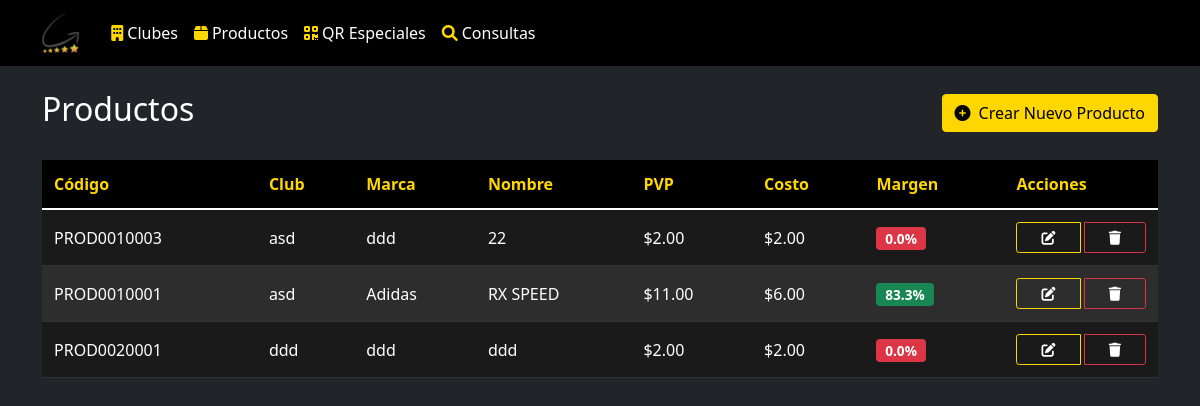
The page /productos on the database its author committed.
### models/producto.py (models this page shows, shortened)
class Producto(db.Model):
    __tablename__ = 'productos'
    id_producto = db.Column(db.Integer, primary_key=True)
    codigo_producto = db.Column(db.String(20), unique=True, nullable=False)
    id_club = db.Column(db.Integer, db.ForeignKey('clubes.id_club'), nullable=False)
    marca = db.Column(db.String(100), nullable=False)
    nombre = db.Column(db.String(200), nullable=False)
    pvp = db.Column(db.Float, nullable=False)
    costo = db.Column(db.Float, nullable=False)
    fecha_creacion = db.Column(db.DateTime, default=datetime.utcnow)
    codigos_qr = db.relationship('CodigoQR', backref='producto', lazy=True, cascade="all, delete-orphan")

### models/club.py (models this page shows, shortened)
class Club(db.Model):
    __tablename__ = 'clubes'
    id_club = db.Column(db.Integer, primary_key=True)
    codigo_club = db.Column(db.String(10), unique=True, nullable=False)
    nombre = db.Column(db.String(100), nullable=False)
    fecha_creacion = db.Column(db.DateTime, default=datetime.utcnow)
    productos = db.relationship('Producto', backref='club', lazy=True, cascade="all, delete-orphan")

### app.py (the view)
@app.route('/productos')
def listar_productos():
    productos = Producto.query.join(Club).order_by(Club.nombre, Producto.nombre).all()
    return render_template('productos/listar.html', productos=productos)

### app.py (called while the page is built)
@app.template_filter('nombre_club')
def obtener_nombre_club(id_club):
    club = Club.query.get(id_club)
    return club.nombre if club else 'Sin club'

@app.before_request
def log_request():
    print(f"\n=== Nueva petición ===")
    print(f"Ruta: {request.path}")
    print(f"Método: {request.method}")
    print(f"Datos: {request.get_json(silent=True)}")
    print("======================")

### templates/productos/listar.html (shortened to what this page needs)
{% extends 'base.html' %}
{% block content %}
<div class="d-flex justify-content-between align-items-center mb-4">
    <h2>Productos</h2>
    <a href="{{ url_for('crear_producto') }}" class="btn btn-primary">
        <i class="fas fa-plus-circle me-2"></i>Crear Nuevo Producto
    </a>
</div>
<div class="table-responsive">
    <table class="table table-hover">
        <thead class="table-light">
            <tr>
                <th>Código</th>
                <th>Club</th>
                <th>Marca</th>
                <th>Nombre</th>
                <th>PVP</th>
                <th>Costo</th>
                <th>Margen</th>
                <th>Acciones</th>
            </tr>
        </thead>
        <tbody>
            {% for producto in productos %}
            <tr>
                <td>{{ producto.codigo_producto }}</td>
                <td>{{ producto.id_club|nombre_club }}</td>
                <td>{{ producto.marca }}</td>
                <td>{{ producto.nombre }}</td>
                <td>${{ "%.2f"|format(producto.pvp) }}</td>
                <td>${{ "%.2f"|format(producto.costo) }}</td>
                <td>
                    <span class="badge {% if ((producto.pvp - producto.costo) / producto.costo * 100) > 30 %}bg-success{% elif ((producto.pvp - producto.costo) / producto.costo * 100) > 15 %}bg-warning{% else %}bg-danger{% endif %}">
                        {{ "%.1f"|format((producto.pvp - producto.costo) / producto.costo * 100) }}%
                    </span>
                </td>
                <td>
                    <div class="btn-group">
                        <a href="{{ url_for('editar_producto', id=producto.id_producto) }}"
                           class="btn btn-sm btn-outline-primary"
                           title="Editar producto">
                            <i class="fas fa-edit"></i>
                        </a>
                        <button onclick="confirmarEliminar({{ producto.id_producto }}, '{{ producto.nombre }}')"
                                class="btn btn-sm btn-outline-danger"
                                title="Eliminar producto">
                            <i class="fas fa-trash"></i>
                        </button>
                    </div>
                </td>
            </tr>
            {% endfor %}
        </tbody>
    </table>
</div>
{% endblock %}

### static/css/styles.css (style rules this page uses)
:root { --kap-gold: #FFD700; --kap-gold-hover: #DAA520; --dark-bg: #000000; --dark-secondary: #1a1a1a; --dark-light: #2d2d2d; --border-color: #333333; }
body { background-color: var(--dark-bg) !important; color: #fff !important; }
.table-responsive { overflow-x: auto !important; margin-bottom: 1rem; scrollbar-width: thin; scrollbar-color: var(--kap-gold) var(--dark-secondary); }
.table { color: #fff !important; background-color: var(--dark-secondary) !important; margin-bottom: 0; }
.table th { background-color: var(--dark-bg) !important; color: var(--kap-gold) !important; border-color: var(--border-color) !important; white-space: nowrap; padding: 12px !important; }
.table td { border-color: var(--border-color) !important; padding: 12px !important; vertical-align: middle !important; color: #fff !important; }
.table td *, .table td span, .table td p, .table td div, .table small, .table .text-muted, .table .text-secondary { color: #fff !important; }
.table tbody tr:nth-of-type(odd) { background-color: var(--dark-secondary) !important; }
.table tbody tr:nth-of-type(even) { background-color: var(--dark-light) !important; }
.table .badge { font-size: 0.85em; padding: 0.35em 0.65em; }
.table .btn-group { display: flex; gap: 0.25rem; }
.table .btn { padding: 0.25rem 0.5rem; font-size: 0.875rem; white-space: nowrap; }
.btn-primary { background-color: var(--kap-gold) !important; border-color: var(--kap-gold) !important; color: #000 !important; font-weight: 500 !important; }
.btn-outline-primary { color: var(--kap-gold) !important; border-color: var(--kap-gold) !important; background-color: transparent !important; }
a { color: var(--kap-gold); text-decoration: none; }

### rows shown on the page
Producto: codigo_producto "PROD0010003", id_club|nombre_club "asd", marca "ddd", nombre "22", pvp "2.00", costo "2.00", (producto.pvp-producto.costo)/producto.costo*100 "0.0"
Producto: codigo_producto "PROD0010001", id_club|nombre_club "asd", marca "Adidas", nombre "RX SPEED", pvp "11.00", costo "6.00", (producto.pvp-producto.costo)/producto.costo*100 "83.3"
Producto: codigo_producto "PROD0020001", id_club|nombre_club "ddd", marca "ddd", nombre "ddd", pvp "2.00", costo "2.00", (producto.pvp-producto.costo)/producto.costo*100 "0.0"
